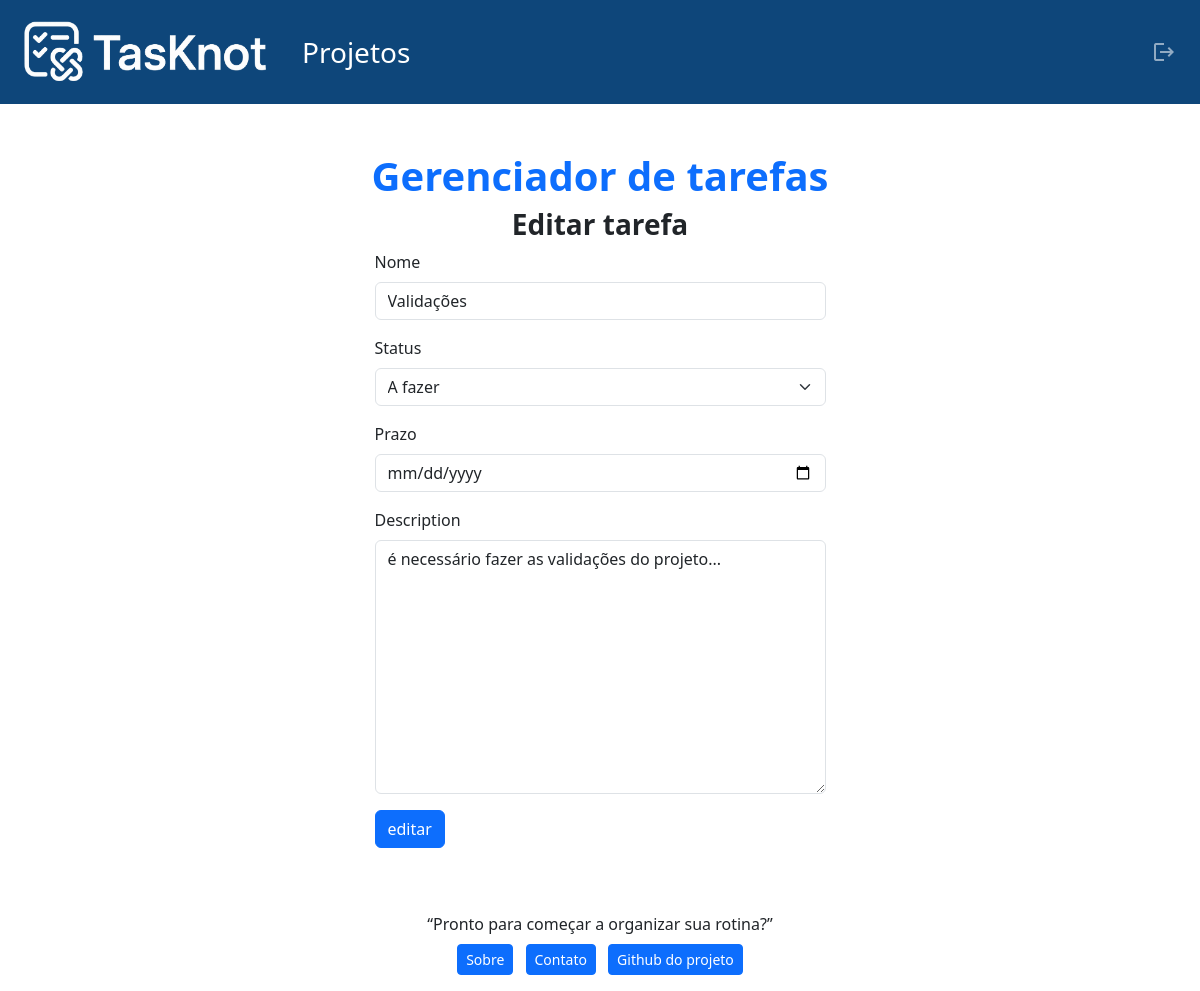
The page /task/edit/1/2 (signed in) on the database its author committed.
### task_managers/models.py (models this page shows, shortened)
class Task(models.Model):
    STATUS_CHOICES=[
        ("to-do", "A fazer"),
        ("doing", "Fazendo"),
        ("done", "Feito"),
        ]
    status = models.CharField(
        max_length=10,
        choices=STATUS_CHOICES,
        default="to-do"
    )
    list = models.ForeignKey(List, on_delete=models.CASCADE, related_name="tasks")
    title = models.CharField(max_length=200)
    description = models.TextField()
    date_added = models.DateTimeField(auto_now_add=True)
    deadline = models.DateField(blank=True, null=True, validators=[validate_deadline])

class List(models.Model):
    STATUS_CHOICES=[
    ("to-do", "A fazer"),
    ("doing", "Fazendo"),
    ("done", "Feito"),
    ]
    status = models.CharField(
        max_length=10,
        choices=STATUS_CHOICES,
        default="to-do"
    )
    project = models.ForeignKey(Project, on_delete=models.CASCADE, related_name="lists")
    title = models.CharField(max_length=200)
    date_added = models.DateTimeField(auto_now_add=True)
    deadline = models.DateField(blank=True, null=True, validators=[validate_deadline])

class Project(models.Model):
    STATUS_CHOICES=[
    ("to-do", "A fazer"),
    ("doing", "Fazendo"),
    ("done", "Feito"),
    ]
    status = models.CharField(
        max_length=10,
        choices=STATUS_CHOICES,
        default="to-do"
    )
    owner = models.ForeignKey(settings.AUTH_USER_MODEL, on_delete=models.CASCADE)
    title = models.CharField(max_length=200)
    date_added = models.DateTimeField(auto_now_add=True)
    deadline = models.DateField(blank=True, null=True, validators=[validate_deadline])
    def __str__(self):
        return self.title

### task_managers/views.py (the view)
# urls.py: path('task/edit/<int:list_id>/<int:task_id>', views.edit_task, name='edit_task'),
@login_required
def edit_task(request, list_id, task_id):
    task = get_object_or_404(Task, id=task_id, list_id=list_id)
    form = TaskForm(request.POST or None, instance=task)
    if form.is_valid():
        form.save()
        messages.success(request, 'Tarefa atualizada com sucesso')
        return redirect('project', project_id=task.list.project.id)
    return render(request, 'task_managers/edit_task.html', {'form': form, 'task': task})

### task_managers/forms.py
class TaskForm(forms.ModelForm):
    deadline = forms.DateField(
        required=False,
        widget=forms.DateInput(attrs={'type':'date'}, format='%Y-%m-%d'),
        input_formats=['%Y-%m-%d'],
        label='Prazo')
    class Meta():
        model = Task
        fields = ['title', 'status', 'deadline', 'description']
        labels = {'title': 'Nome', 'status': 'Status'}

### task_managers/templates/task_managers/edit_task.html (shortened to what this page needs)
{% extends "task_managers/base.html" %}
{%block content%}
{% load django_bootstrap5 %}
<h1 class="fw-bold text-center">
    <a href="{% url 'project' task.list.project.id %}"
    class="link-offset-2 link-underline link-underline-opacity-0"
    >{{task.list.project}}</a>
</h1>
<h3 class="fw-bold text-center">Editar tarefa</h3>
<div class="row justify-content-center">
    <div class="col-md-5">
        <form action="{% url 'edit_task' task.id task.list.id %}" method="post">
        {% bootstrap_form form %}
        <button type="submit" class="btn btn-primary">editar</button>
        </form>
    </div>
</div>
{% endblock%}

### rows shown on the page
Task: list.project "Gerenciador de tarefas", title "Validações", status "A fazer", description "é necessário fazer as validações do projeto..."
